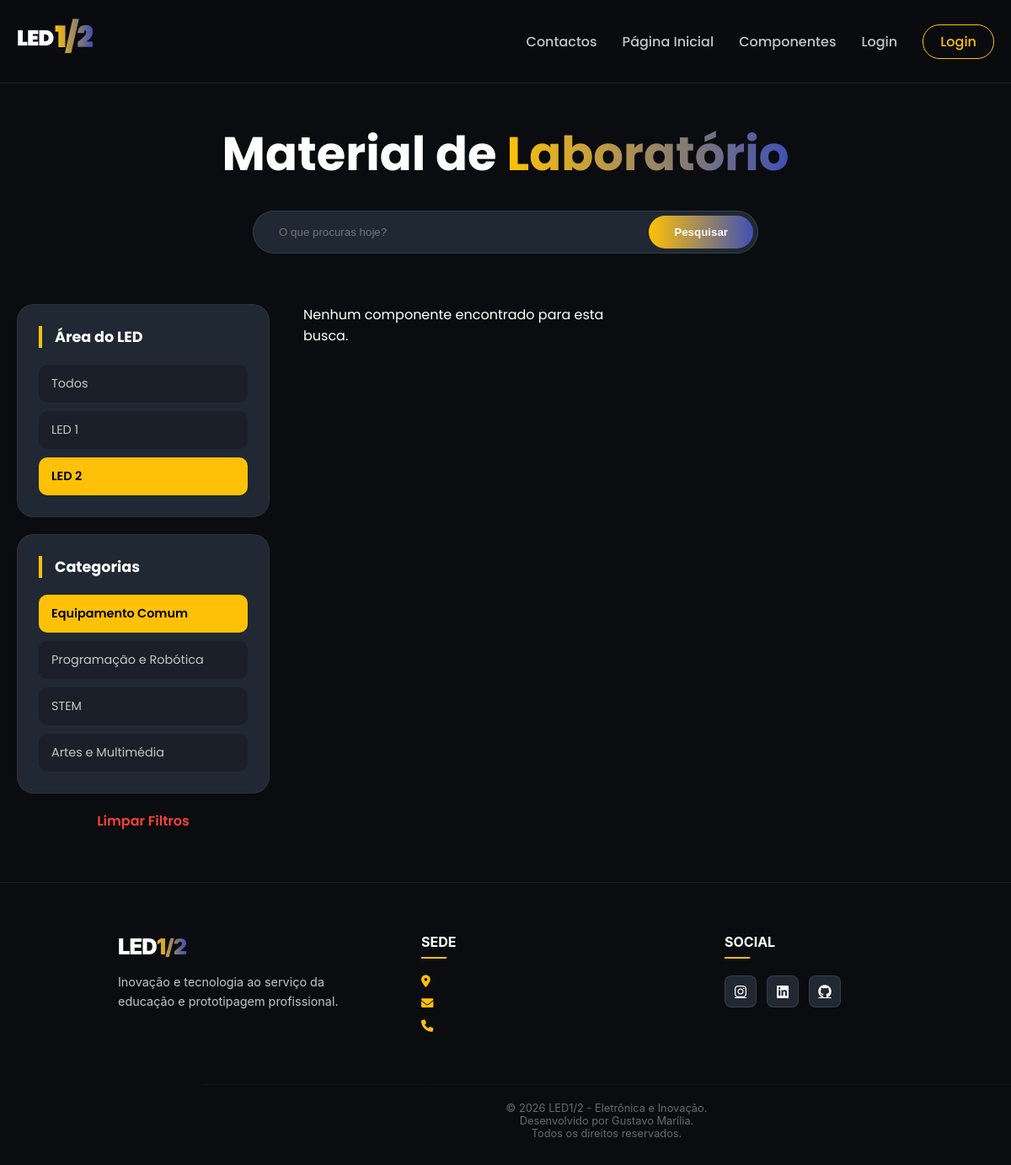
Page /pages/lab.php?cat=Equipamento Comum&led=LED 2 on the earlier database version.
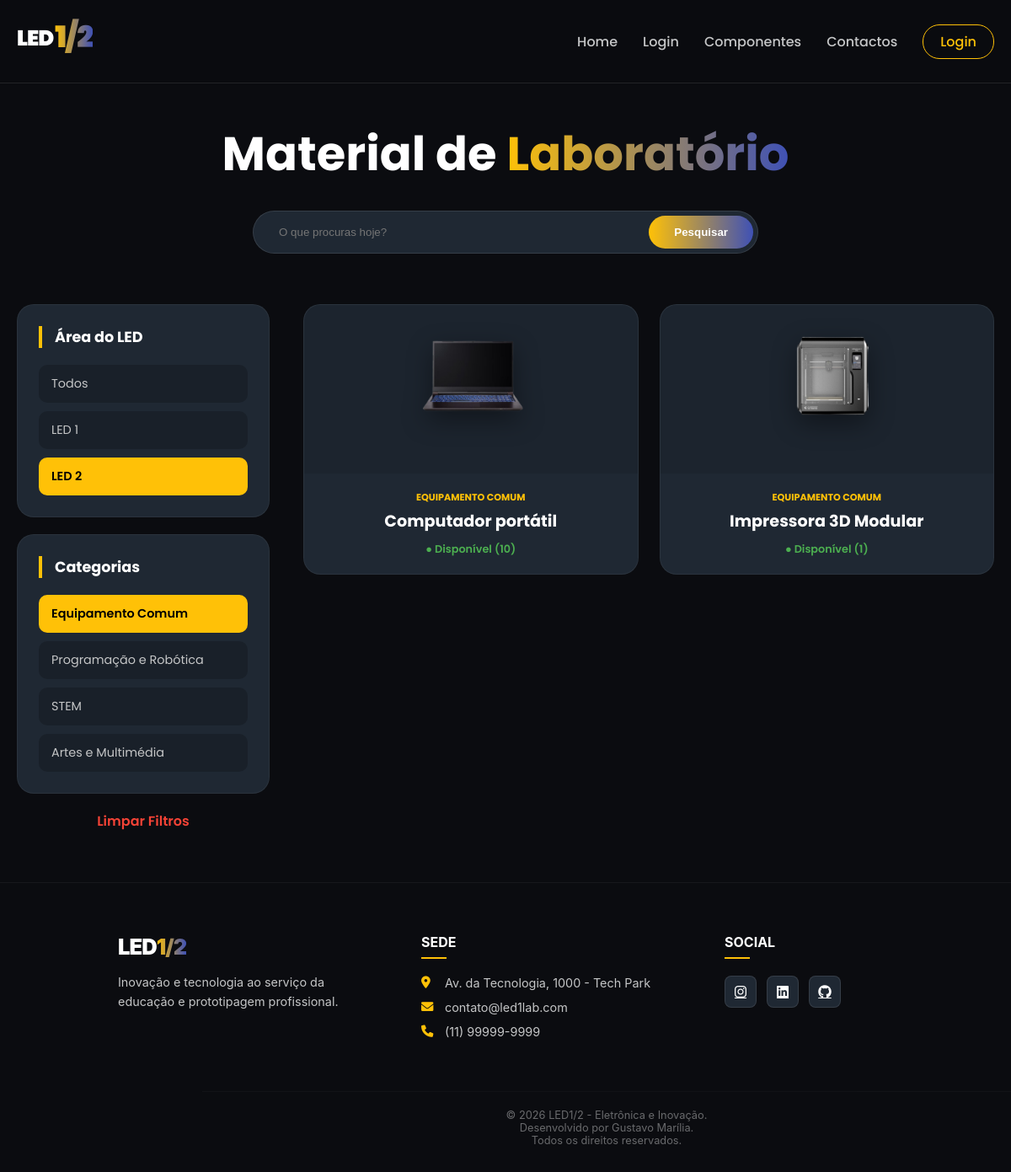
Same page on the later database version.
### tables this page shows
CREATE TABLE `menu` (
  `ID_menu` int(11) NOT NULL,
  `nome_menu` varchar(50) NOT NULL,
  `tipo_menu` varchar(50) NOT NULL,
  `ordem_menu` int(11) NOT NULL,
  `link_menu` text NOT NULL
);

CREATE TABLE `produtos` (
  `ID_produto` int(11) NOT NULL,
  `nome_produto` varchar(50) NOT NULL,
  `descricao_produto` text DEFAULT NULL,
  `imagem_produto` text NOT NULL,
  `quantidade` int(11) DEFAULT 0,
  `tipo_led` varchar(20) DEFAULT NULL,
  `categoria` varchar(50) DEFAULT NULL
);

CREATE TABLE `footer` (
  `id` int(11) NOT NULL,
  `texto_copyright` varchar(255) NOT NULL,
  `email` varchar(150) DEFAULT NULL,
  `telefone` varchar(50) DEFAULT NULL,
  `morada` varchar(255) DEFAULT NULL,
  `instagram` varchar(255) DEFAULT NULL,
  `linkedin` varchar(255) DEFAULT NULL,
  `github` varchar(255) DEFAULT NULL
);

### pages/lab.php (the view, shortened to what the changed rows need)
<?php
require_once __DIR__ . '/../backend/config/db.php';
$filtro_led = isset($_GET['led']) ? $conn->real_escape_string($_GET['led']) : '';
$filtro_cat = isset($_GET['cat']) ? $conn->real_escape_string($_GET['cat']) : '';
$sql = "SELECT * FROM produtos WHERE 1=1";
if ($filtro_led != '') {
    $sql .= " AND (tipo_led = '$filtro_led' OR tipo_led = 'AMBOS')";
}
if ($filtro_cat != '') {
    $sql .= " AND categoria = '$filtro_cat'";
}
$result = $conn->query($sql);
?>
<!DOCTYPE html>
<html lang="pt-br">
<head>
    <link rel="stylesheet" href="css/lab.css">
</head>
<body>
<?php include '../includes/menu.php'; ?>
<section class="lab-hero container">
    <h1>Material de <span class="gradient-text">Laboratório</span></h1>
</section>
<div class="container lab-layout">
    <main class="products-content">
        <div class="components-grid">
            <?php
            if ($result && $result->num_rows > 0) {
                while($row = $result->fetch_assoc()) {
                    $stock = $row['quantidade'];
                    $img_path = "img/" . basename($row['imagem_produto']);
            ?>
                <a href="detalhes.php?id=<?php echo $row['ID_produto']; ?>" class="card-link">
                    <div class="component-card">
                        <div class="card-img-container">
                            <img src="<?php echo $img_path; ?>" alt="<?php echo htmlspecialchars($row['nome_produto']); ?>"
                                 onerror="this.src='../img/default.png';">
                        </div>
                        <div class="card-body">
                            <span class="category-tag"><?php echo htmlspecialchars($row['categoria']); ?></span>
                            <h3><?php echo htmlspecialchars($row['nome_produto']); ?></h3>
                            <div class="stock-status <?php echo $stock > 0 ? 'in' : 'out'; ?>">
                                ● <?php echo $stock > 0 ? "Disponível ($stock)" : "Indisponível"; ?>
                            </div>
                        </div>
                    </div>
                </a>
            <?php
                }
            } else {
                echo "<div class='no-results'><p style='color: white;'>Nenhum componente encontrado para esta busca.</p></div>";
            }
            ?>
        </div>
    </main>
</div>
<?php include '../includes/footer.php'; ?>
</body>
</html>

### includes/menu.php (shortened to what the changed rows need)
<?php
require_once __DIR__ . '/../backend/config/db.php';
try {
    $pdo = new PDO("mysql:host=$host;dbname=$dbname;charset=utf8", $user, $pass);
    $pdo->setAttribute(PDO::ATTR_ERRMODE, PDO::ERRMODE_EXCEPTION);
} catch (PDOException $e) {
    die("Erro na ligação: " . $e->getMessage());
}
$stmt = $pdo->prepare("SELECT nome_menu, link_menu FROM menu ORDER BY ordem_menu ASC");
$stmt->execute();
$menuItens = $stmt->fetchAll(PDO::FETCH_ASSOC);
?>
<header id="navbar">
    <div class="container nav-flex">
       <nav class="nav-container">
    <ul class="nav-links">
        <?php foreach ($menuItens as $item): ?>
            <li>
                <a href="<?= htmlspecialchars($item['link_menu']) ?>"
                   class="<?= (trim($item['nome_menu']) == 'Requisição') ? 'btn-nav' : '' ?>">
                    <?= htmlspecialchars($item['nome_menu']) ?>
                </a>
            </li>
        <?php endforeach; ?>
    </ul>
</nav>
    </div>
</header>

### includes/footer.php (shortened to what the changed rows need)
<?php
require_once __DIR__ . '/../backend/config/db.php';
$stmt = $pdo->query("SELECT * FROM footer LIMIT 1");
$footer = $stmt->fetch(PDO::FETCH_ASSOC);
?>
<link rel="stylesheet" href="https://cdnjs.cloudflare.com/ajax/libs/font-awesome/6.0.0/css/all.min.css">
<footer class="main-footer">
    <div class="footer-container">
        <div class="footer-column">
            <ul class="footer-list">
                <li><i class="fas fa-map-marker-alt"></i> <?= htmlspecialchars($footer['morada']) ?></li>
                <li><i class="fas fa-envelope"></i> <a href="mailto:<?= htmlspecialchars($footer['email']) ?>"><?= htmlspecialchars($footer['email']) ?></a></li>
                <li><i class="fas fa-phone"></i> <?= htmlspecialchars($footer['telefone']) ?></li>
            </ul>
        </div>
    </div>
</footer>

Differences in the rows shown:
changed menu: nome_menu "Página Inicial" → "Home"; moves up the list
changed menu "Login": moves up the list
changed menu "Componentes": moves down the list
added produtos: imagem_produto (picture), categoria "EQUIPAMENTO COMUM", nome_produto "Computador portátil", quantidade "10"
added produtos: imagem_produto (picture), categoria "EQUIPAMENTO COMUM", nome_produto "Impressora 3D Modular", quantidade "1"
added footer: morada "Av. da Tecnologia, 1000 - Tech Park", email "contato@led1lab.com", telefone "(11) 99999-9999"
Other differences:
text no longer shown: "Nenhum componente encontrado para esta busca."
